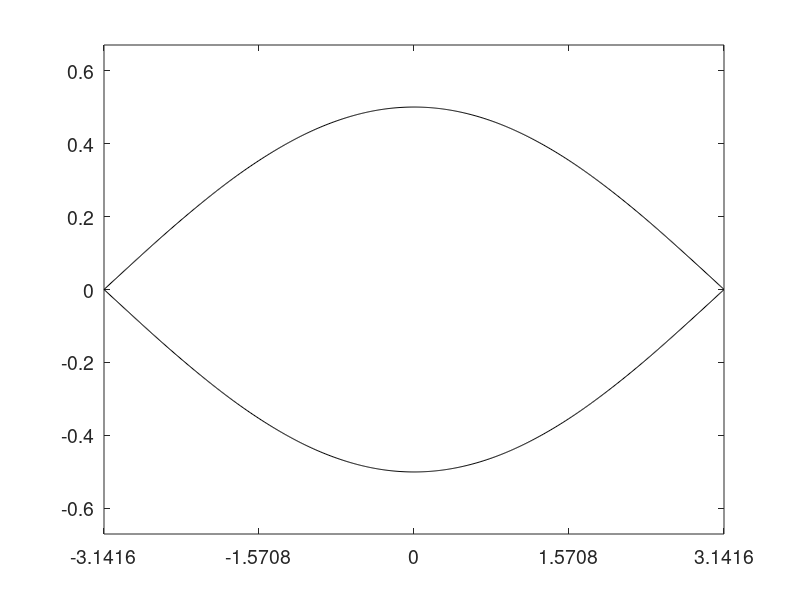

Recreate this plot in MATLAB. (Note: this script raises an error after producing the figure.)
% one_synchrotron_period.m, V. Ziemann, 240828
clear; close all
addpath /home/ziemann/matlab/elliptic
Omegas=0.25; Ts=2*pi/Omegas; dt=0.01*Ts;
phi=-pi:0.01:pi; separatrix=2*Omegas*cos(0.5*phi);
hold off; plot(phi,separatrix,'k',phi,-separatrix,'k')
axis([-pi,pi,-0.67,0.67]); hold on; pause(0.001)
set(gca,'xtick',[-pi,-pi/2,0,pi/2,pi],'fontsize',14, ...
  'xticklabels',{'-\pi','-\pi/2','0','\pi/2','\pi'})
for phidot=0.09:0.1:0.6
  x=[0.0,phidot];    %  initial value
  plot(x(1),x(2),'k.')
  for k=1:100
    x=pendulumtracker(x,Omegas,dt);
    plot(x(1),x(2),'k.'); pause(0.001)
  end
end
xlabel('\phi');  ylabel('$\dot\phi$','interpreter','latex')

